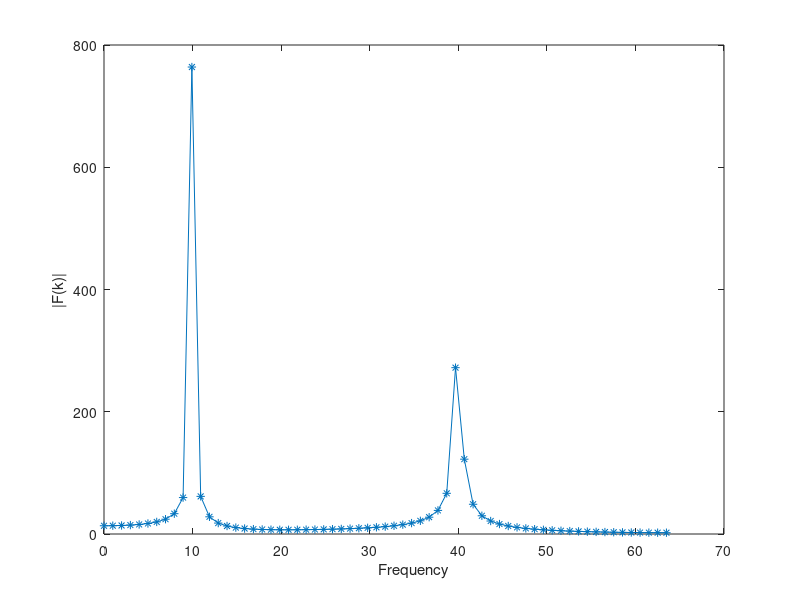

This chart was generated by the following MATLAB code:
N=128;
T=1;
t=linspace(0,T,N);
x=12*sin(2*pi*10*t+pi/4)+5*cos(2*pi*40*t);
dt=t(2)-t(1);
f=1/dt;
X=fft(x);
F=X(1:N/2+1);
f=f*(0:N/2)/N;
plot(f,abs(F),'-*');
xlabel('Frequency')
ylabel('|F(k)|')
